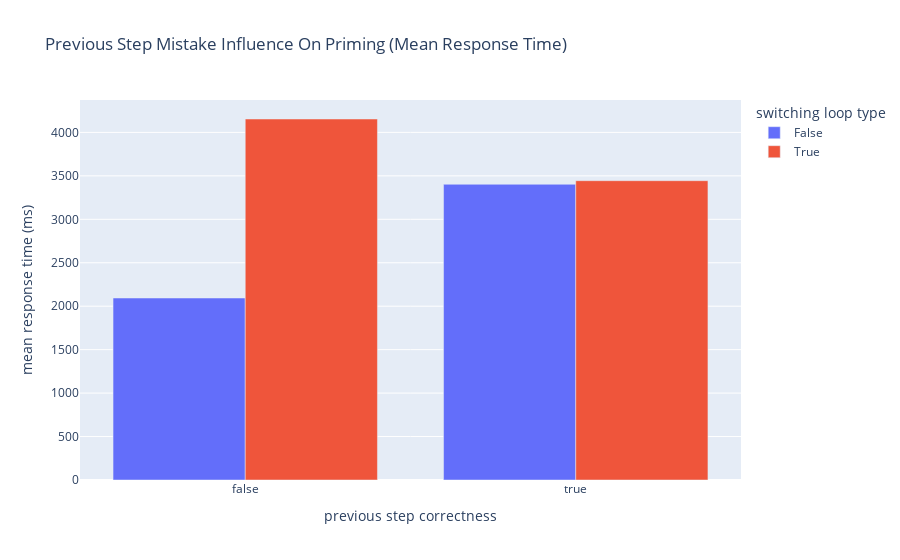

Here is the notebook cell this chart was saved with:
### Markdown cell above
#### Notice the significantly small amount of steps whose previous step was incorrect (only 10).

### Code cell
switch_prev_for_fig = switching_diff_prev_correct.reset_index()
px.bar(switch_prev_for_fig, x='is_prev_correct', y='mean_response_time', color='loop_type_switch', barmode='group'
        , title='Previous Step Mistake Influence On Priming (Mean Response Time)', labels={'is_prev_correct': 'previous step correctness'
                                                                      , 'mean_response_time': 'mean response time (ms)'
                                                                      , 'loop_type_switch': 'switching loop type'
                                                                      }
        )

### Figure 1 — Plotly figure (JSON) as saved in the notebook; plotly's stock layout.template omitted (floating-point values rounded to 4 significant figures)
{"data": [{"alignmentgroup": "True", "hovertemplate": "switching loop type=False<br>previous step correctness=%{x}<br>mean response time (ms)=%{y}<extra></extra>", "legendgroup": "False", "marker": {"color": "#636efa", "pattern": {"shape": ""}}, "name": "False", "offsetgroup": "False", "orientation": "v", "showlegend": true, "textposition": "auto", "type": "bar", "x": [false, true], "xaxis": "x", "y": [2094.0, 3403.0], "yaxis": "y"}, {"alignmentgroup": "True", "hovertemplate": "switching loop type=True<br>previous step correctness=%{x}<br>mean response time (ms)=%{y}<extra></extra>", "legendgroup": "True", "marker": {"color": "#EF553B", "pattern": {"shape": ""}}, "name": "True", "offsetgroup": "True", "orientation": "v", "showlegend": true, "textposition": "auto", "type": "bar", "x": [false, true], "xaxis": "x", "y": [4154.0, 3444.0], "yaxis": "y"}], "layout": {"barmode": "group", "legend": {"title": {"text": "switching loop type"}, "tracegroupgap": 0}, "title": {"text": "Previous Step Mistake Influence On Priming (Mean Response Time)"}, "xaxis": {"anchor": "y", "domain": [0, 1], "title": {"text": "previous step correctness"}}, "yaxis": {"anchor": "x", "domain": [0, 1], "title": {"text": "mean response time (ms)"}}}}
